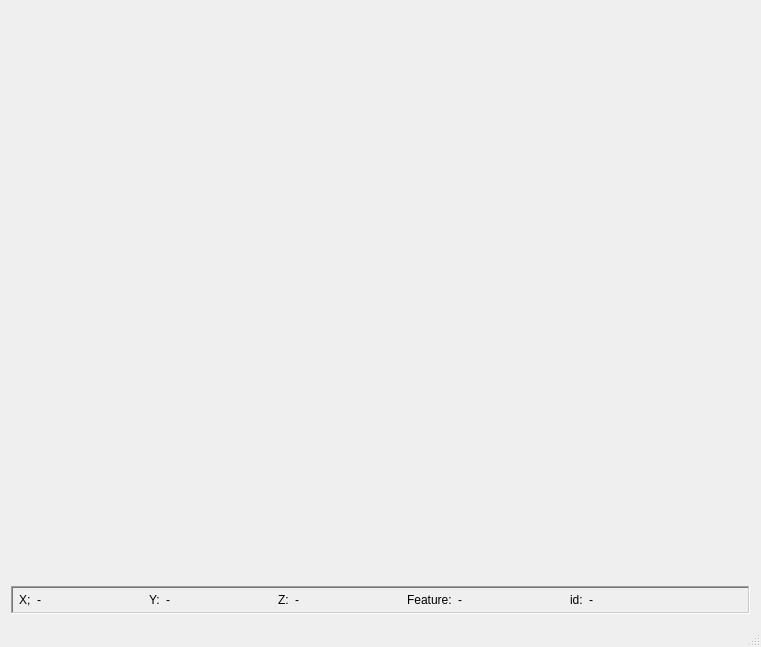
<?xml version="1.0" encoding="UTF-8"?>
<ui version="4.0">
 <class>MainWindowClass</class>
 <widget class="QMainWindow" name="MainWindowClass">
  <property name="geometry">
   <rect>
    <x>0</x>
    <y>0</y>
    <width>761</width>
    <height>647</height>
   </rect>
  </property>
  <property name="windowTitle">
   <string>简单云图</string>
  </property>
  <property name="windowIcon">
   <iconset resource="Resource.qrc">
    <normaloff>:/icons/Application.ico</normaloff>:/icons/Application.ico</iconset>
  </property>
  <widget class="QWidget" name="centralWidget">
   <layout class="QVBoxLayout" name="verticalLayout">
    <item>
     <widget class="Ribbon" name="ribbon" native="true">
      <property name="sizePolicy">
       <sizepolicy hsizetype="Preferred" vsizetype="Maximum">
        <horstretch>0</horstretch>
        <verstretch>0</verstretch>
       </sizepolicy>
      </property>
     </widget>
    </item>
    <item>
     <widget class="VisualLiveWidget" name="visualWidget" native="true"/>
    </item>
    <item>
     <widget class="QFrame" name="frame">
      <property name="sizePolicy">
       <sizepolicy hsizetype="Preferred" vsizetype="Maximum">
        <horstretch>0</horstretch>
        <verstretch>0</verstretch>
       </sizepolicy>
      </property>
      <property name="maximumSize">
       <size>
        <width>16777215</width>
        <height>28</height>
       </size>
      </property>
      <property name="frameShape">
       <enum>QFrame::WinPanel</enum>
      </property>
      <property name="frameShadow">
       <enum>QFrame::Sunken</enum>
      </property>
      <layout class="QHBoxLayout" name="horizontalLayout">
       <property name="spacing">
        <number>3</number>
       </property>
       <property name="leftMargin">
        <number>6</number>
       </property>
       <property name="topMargin">
        <number>6</number>
       </property>
       <property name="rightMargin">
        <number>50</number>
       </property>
       <property name="bottomMargin">
        <number>6</number>
       </property>
       <item>
        <widget class="QLabel" name="label">
         <property name="sizePolicy">
          <sizepolicy hsizetype="Maximum" vsizetype="Preferred">
           <horstretch>0</horstretch>
           <verstretch>0</verstretch>
          </sizepolicy>
         </property>
         <property name="text">
          <string>X; </string>
         </property>
        </widget>
       </item>
       <item>
        <widget class="QLabel" name="labelPickedX">
         <property name="text">
          <string>-</string>
         </property>
        </widget>
       </item>
       <item>
        <widget class="QLabel" name="label_3">
         <property name="sizePolicy">
          <sizepolicy hsizetype="Maximum" vsizetype="Preferred">
           <horstretch>0</horstretch>
           <verstretch>0</verstretch>
          </sizepolicy>
         </property>
         <property name="text">
          <string>Y: </string>
         </property>
        </widget>
       </item>
       <item>
        <widget class="QLabel" name="labelPickedY">
         <property name="text">
          <string>-</string>
         </property>
        </widget>
       </item>
       <item>
        <widget class="QLabel" name="label_5">
         <property name="sizePolicy">
          <sizepolicy hsizetype="Maximum" vsizetype="Preferred">
           <horstretch>0</horstretch>
           <verstretch>0</verstretch>
          </sizepolicy>
         </property>
         <property name="text">
          <string>Z: </string>
         </property>
        </widget>
       </item>
       <item>
        <widget class="QLabel" name="labelPickedZ">
         <property name="text">
          <string>-</string>
         </property>
        </widget>
       </item>
       <item>
        <widget class="QLabel" name="labelFeatureName">
         <property name="sizePolicy">
          <sizepolicy hsizetype="Maximum" vsizetype="Preferred">
           <horstretch>0</horstretch>
           <verstretch>0</verstretch>
          </sizepolicy>
         </property>
         <property name="text">
          <string>Feature: </string>
         </property>
        </widget>
       </item>
       <item>
        <widget class="QLabel" name="labelPickedF">
         <property name="text">
          <string>-</string>
         </property>
        </widget>
       </item>
       <item>
        <widget class="QLabel" name="label_2">
         <property name="sizePolicy">
          <sizepolicy hsizetype="Maximum" vsizetype="Preferred">
           <horstretch>0</horstretch>
           <verstretch>0</verstretch>
          </sizepolicy>
         </property>
         <property name="text">
          <string>id: </string>
         </property>
        </widget>
       </item>
       <item>
        <widget class="QLabel" name="labelPointId">
         <property name="sizePolicy">
          <sizepolicy hsizetype="Preferred" vsizetype="Preferred">
           <horstretch>0</horstretch>
           <verstretch>0</verstretch>
          </sizepolicy>
         </property>
         <property name="text">
          <string>-</string>
         </property>
        </widget>
       </item>
      </layout>
     </widget>
    </item>
   </layout>
  </widget>
  <widget class="QStatusBar" name="statusBar"/>
 </widget>
 <layoutdefault spacing="6" margin="11"/>
 <customwidgets>
  <customwidget>
   <class>Ribbon</class>
   <extends>QWidget</extends>
   <header location="global">ribbon.h</header>
   <container>1</container>
  </customwidget>
  <customwidget>
   <class>VisualLiveWidget</class>
   <extends>QWidget</extends>
   <header location="global">visuallivewidget.h</header>
   <container>1</container>
  </customwidget>
 </customwidgets>
 <resources>
  <include location="Resource.qrc"/>
 </resources>
 <connections/>
</ui>
